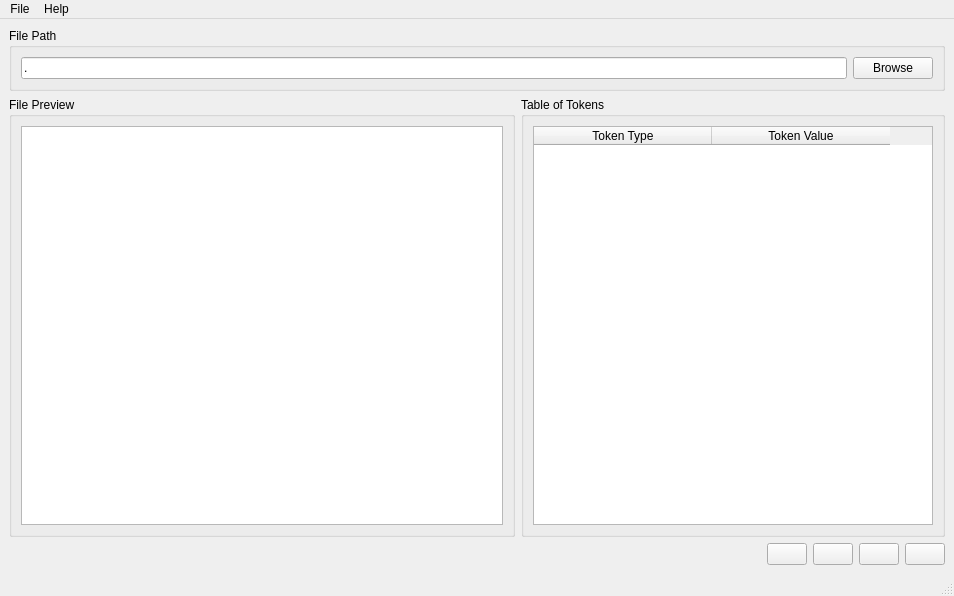
<?xml version="1.0" encoding="UTF-8"?>
<ui version="4.0">
 <class>MainWindow</class>
 <widget class="QMainWindow" name="MainWindow">
  <property name="geometry">
   <rect>
    <x>0</x>
    <y>0</y>
    <width>954</width>
    <height>596</height>
   </rect>
  </property>
  <property name="windowTitle">
   <string>MainWindow</string>
  </property>
  <property name="windowIcon">
   <iconset>
    <normaloff>:/images/images/ASU-Logo.ico</normaloff>:/images/images/ASU-Logo.ico</iconset>
  </property>
  <widget class="QWidget" name="centralwidget">
   <layout class="QVBoxLayout" name="verticalLayout">
    <item>
     <widget class="QGroupBox" name="fileAquisitionGroupBox">
      <property name="title">
       <string>File Path</string>
      </property>
      <layout class="QHBoxLayout" name="horizontalLayout_2">
       <item>
        <widget class="QLineEdit" name="filePathLineEdit">
         <property name="text">
          <string>.</string>
         </property>
        </widget>
       </item>
       <item>
        <widget class="QPushButton" name="browsePushButton">
         <property name="text">
          <string>Browse</string>
         </property>
        </widget>
       </item>
      </layout>
     </widget>
    </item>
    <item>
     <layout class="QHBoxLayout" name="previewListLayout">
      <item>
       <widget class="QGroupBox" name="filePreviewGroupBox">
        <property name="title">
         <string>File Preview</string>
        </property>
        <layout class="QHBoxLayout" name="horizontalLayout">
         <item>
          <widget class="QTextEdit" name="filePreviewTextEdit">
           <property name="sizePolicy">
            <sizepolicy hsizetype="Expanding" vsizetype="Expanding">
             <horstretch>0</horstretch>
             <verstretch>0</verstretch>
            </sizepolicy>
           </property>
           <property name="html">
            <string>&lt;!DOCTYPE HTML PUBLIC &quot;-//W3C//DTD HTML 4.0//EN&quot; &quot;http://www.w3.org/TR/REC-html40/strict.dtd&quot;&gt;
&lt;html&gt;&lt;head&gt;&lt;meta name=&quot;qrichtext&quot; content=&quot;1&quot; /&gt;&lt;style type=&quot;text/css&quot;&gt;
p, li { white-space: pre-wrap; }
&lt;/style&gt;&lt;/head&gt;&lt;body style=&quot; font-family:'MS Shell Dlg 2'; font-size:8.25pt; font-weight:400; font-style:normal;&quot;&gt;
&lt;p style=&quot;-qt-paragraph-type:empty; margin-top:0px; margin-bottom:0px; margin-left:0px; margin-right:0px; -qt-block-indent:0; text-indent:0px; font-family:'MS Shell Dlg 2';&quot;&gt;&lt;br /&gt;&lt;/p&gt;&lt;/body&gt;&lt;/html&gt;</string>
           </property>
          </widget>
         </item>
        </layout>
       </widget>
      </item>
      <item>
       <widget class="QGroupBox" name="tokenTableGroupBox">
        <property name="title">
         <string>Table of Tokens</string>
        </property>
        <layout class="QHBoxLayout" name="horizontalLayout_3">
         <item>
          <widget class="QTableWidget" name="listOfTokensTable">
           <property name="sizePolicy">
            <sizepolicy hsizetype="Fixed" vsizetype="Expanding">
             <horstretch>0</horstretch>
             <verstretch>0</verstretch>
            </sizepolicy>
           </property>
           <property name="minimumSize">
            <size>
             <width>400</width>
             <height>0</height>
            </size>
           </property>
           <property name="editTriggers">
            <set>QAbstractItemView::NoEditTriggers</set>
           </property>
           <property name="dragDropOverwriteMode">
            <bool>false</bool>
           </property>
           <property name="selectionBehavior">
            <enum>QAbstractItemView::SelectRows</enum>
           </property>
           <property name="textElideMode">
            <enum>Qt::ElideMiddle</enum>
           </property>
           <attribute name="horizontalHeaderDefaultSectionSize">
            <number>178</number>
           </attribute>
           <column>
            <property name="text">
             <string>Token Type</string>
            </property>
           </column>
           <column>
            <property name="text">
             <string>Token Value</string>
            </property>
           </column>
          </widget>
         </item>
        </layout>
       </widget>
      </item>
     </layout>
    </item>
    <item>
     <layout class="QHBoxLayout" name="buttonsLayout" stretch="2,1,1,1,1">
      <item>
       <spacer name="horizontalSpacer_2">
        <property name="orientation">
         <enum>Qt::Horizontal</enum>
        </property>
        <property name="sizeHint" stdset="0">
         <size>
          <width>40</width>
          <height>20</height>
         </size>
        </property>
       </spacer>
      </item>
      <item>
       <widget class="QPushButton" name="resetScanButton">
        <property name="sizePolicy">
         <sizepolicy hsizetype="Maximum" vsizetype="Fixed">
          <horstretch>0</horstretch>
          <verstretch>0</verstretch>
         </sizepolicy>
        </property>
        <property name="toolTip">
         <string>Reset The scan to the beginning of the file</string>
        </property>
        <property name="text">
         <string/>
        </property>
        <property name="icon">
         <iconset resource="externalResources.qrc">
          <normaloff>:/images/images/reset.png</normaloff>:/images/images/reset.png</iconset>
        </property>
        <property name="iconSize">
         <size>
          <width>50</width>
          <height>50</height>
         </size>
        </property>
       </widget>
      </item>
      <item>
       <widget class="QPushButton" name="scanNextButton">
        <property name="sizePolicy">
         <sizepolicy hsizetype="Maximum" vsizetype="Fixed">
          <horstretch>0</horstretch>
          <verstretch>0</verstretch>
         </sizepolicy>
        </property>
        <property name="toolTip">
         <string>Scan the next character in the file</string>
        </property>
        <property name="text">
         <string/>
        </property>
        <property name="icon">
         <iconset resource="externalResources.qrc">
          <normaloff>:/images/images/nextChar.png</normaloff>:/images/images/nextChar.png</iconset>
        </property>
        <property name="iconSize">
         <size>
          <width>50</width>
          <height>50</height>
         </size>
        </property>
       </widget>
      </item>
      <item>
       <widget class="QPushButton" name="scanTokenButton">
        <property name="sizePolicy">
         <sizepolicy hsizetype="Maximum" vsizetype="Fixed">
          <horstretch>0</horstretch>
          <verstretch>0</verstretch>
         </sizepolicy>
        </property>
        <property name="toolTip">
         <string>Scan the next token in the file</string>
        </property>
        <property name="text">
         <string/>
        </property>
        <property name="icon">
         <iconset resource="externalResources.qrc">
          <normaloff>:/images/images/Next Token.png</normaloff>:/images/images/Next Token.png</iconset>
        </property>
        <property name="iconSize">
         <size>
          <width>50</width>
          <height>50</height>
         </size>
        </property>
       </widget>
      </item>
      <item>
       <widget class="QPushButton" name="scanFileButton">
        <property name="sizePolicy">
         <sizepolicy hsizetype="Maximum" vsizetype="Fixed">
          <horstretch>0</horstretch>
          <verstretch>0</verstretch>
         </sizepolicy>
        </property>
        <property name="toolTip">
         <string>Scan the whole file and show list of tokens</string>
        </property>
        <property name="text">
         <string/>
        </property>
        <property name="icon">
         <iconset resource="externalResources.qrc">
          <normaloff>:/images/images/continue.png</normaloff>:/images/images/continue.png</iconset>
        </property>
        <property name="iconSize">
         <size>
          <width>50</width>
          <height>50</height>
         </size>
        </property>
       </widget>
      </item>
     </layout>
    </item>
   </layout>
  </widget>
  <widget class="QMenuBar" name="menubar">
   <property name="geometry">
    <rect>
     <x>0</x>
     <y>0</y>
     <width>954</width>
     <height>21</height>
    </rect>
   </property>
   <widget class="QMenu" name="menuFile">
    <property name="title">
     <string>File</string>
    </property>
    <addaction name="actionOpen"/>
    <addaction name="actionExport_List_Of_Tokens"/>
    <addaction name="actionExit"/>
   </widget>
   <widget class="QMenu" name="menuHelp">
    <property name="title">
     <string>Help</string>
    </property>
    <addaction name="actionHow_to_use"/>
    <addaction name="actionAbout"/>
    <addaction name="actionAbout_QT"/>
   </widget>
   <addaction name="menuFile"/>
   <addaction name="menuHelp"/>
  </widget>
  <widget class="QStatusBar" name="statusbar"/>
  <action name="actionAbout">
   <property name="text">
    <string>About</string>
   </property>
  </action>
  <action name="actionAbout_QT">
   <property name="text">
    <string>About QT</string>
   </property>
  </action>
  <action name="actionOpen">
   <property name="text">
    <string>Open</string>
   </property>
  </action>
  <action name="actionExport_List_Of_Tokens">
   <property name="text">
    <string>Export List Of Tokens</string>
   </property>
  </action>
  <action name="actionExit">
   <property name="text">
    <string>Exit</string>
   </property>
  </action>
  <action name="actionHow_to_use">
   <property name="text">
    <string>How to use</string>
   </property>
  </action>
 </widget>
 <resources>
  <include location="externalResources.qrc"/>
 </resources>
 <connections/>
</ui>
